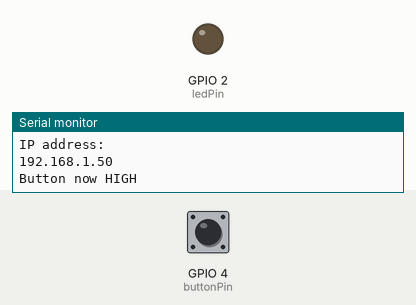
A sketch run on a simulated ESP8266 (NodeMCU). Shown: output pins drawn as LEDs (lit = HIGH), the last lines printed to the serial monitor. Inputs (shaded band) come from the test bench; at power-on: GPIO 4 (buttonPin) HIGH. WiFi joins after 1.5 s; servers stay silent unless stated; web services answer with replies made up by the test bench.

Above: at 2.8 s.
2.9 s: GPIO 4 (buttonPin) pulled LOW for 0.15 s
At 3.9 s:
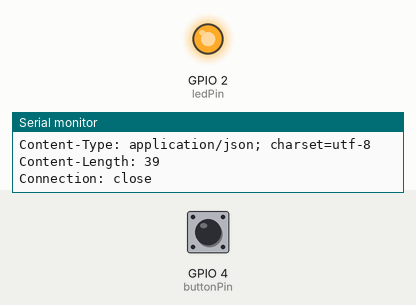
Timing chart, 0 to 5.9 s (numbered marks = the images above; inputs shaded):
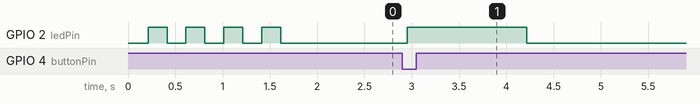

The sketch:

iftttESP8266.ino
```cpp
/*
 *  This sketch sends data via HTTP GET requests to IFTTT Maker channel service.
 *
 *  You need to  privateKey from the Maker channel on IFTTT and paste it
 *  below.
 *
 * Based on the example code for WiFi client and button debounce example from Arduno IDE
 */

#include <ESP8266WiFi.h>

void send_event(const char *event);

// constants won't change. They're used here to
// set pin numbers:

// Wifi setup
const char *ssid     = "wlan-ap";
const char *password = "3d3nw0rth1";

// IFTTT setup
const char *host = "maker.ifttt.com";
const char *privateKey = "dbjoI9cHxdnATQP701idM5";

// Hardware setup
const int buttonPin = 4;     // the number of the pushbutton pin
const int ledPin = 2;        // the number of the LED pin

// Variables will change:
int buttonState;             // the current reading from the input pin
int lastButtonState = HIGH;   // the previous reading from the input pin

// the following variables are long's because the time, measured in miliseconds,
// will quickly become a bigger number than can be stored in an int.
long lastDebounceTime = 0;  // the last time the output pin was toggled
long debounceDelay = 50;    // the debounce time; increase if the output flickers

void setup()
{
  // Set your pin modes
  pinMode(buttonPin, INPUT_PULLUP);
  pinMode(ledPin, OUTPUT);

  // Bring up the serial for a bit of debugging
  Serial.begin(115200);
  delay(10);

  // We start by connecting to a WiFi network
  Serial.println();
  Serial.println();
  Serial.print("Connecting to ");
  Serial.println(ssid);

  WiFi.mode(WIFI_STA);
  WiFi.begin(ssid, password);

  // Wait for the connection, flashing the LED while we wait
  int led = HIGH;
  while (WiFi.status() != WL_CONNECTED) {
    delay(200);
    digitalWrite(ledPin, led);
    led = !led;
  }
  digitalWrite(ledPin, LOW);

  Serial.println("");
  Serial.println("WiFi connected");
  Serial.println("IP address: ");
  Serial.println(WiFi.localIP());
}

void loop()
{
  // read the state of the switch into a local variable:
  int reading = digitalRead(buttonPin);

  // check to see if you just pressed the button
  // (i.e. the input went from LOW to HIGH),  and you've waited
  // long enough since the last press to ignore any noise:

  // If the switch changed, due to noise or pressing:
  if (reading != lastButtonState) {
    // reset the debouncing timer
    lastDebounceTime = millis();
  }

  if ((millis() - lastDebounceTime) > debounceDelay)
  {
    // whatever the reading is at, it's been there for longer
    // than the debounce delay, so take it as the actual current state:

    // if the button state has changed:
    if (reading != buttonState)
    {
      Serial.print("Button now ");
      Serial.println(HIGH == reading ? "HIGH" : "LOW");
      buttonState = reading;

      // When the button is in the LOW state (pulled high) the button
      // has been pressed so send the event.
      if (buttonState == LOW) {
        send_event("button");
      }
    }
  }

  // save the reading.  Next time through the loop,
  // it'll be the lastButtonState:
  lastButtonState = reading;
}

void send_event(const char *event)
{
  // set the LED on whle we are sending the event
  digitalWrite(ledPin, HIGH);

  Serial.print("Connecting to ");
  Serial.println(host);

  // Use WiFiClient class to create TCP connections
  WiFiClient client;
  const int httpPort = 80;
  if (!client.connect(host, httpPort)) {
    Serial.println("Connection failed");
    return;
  }

  // We now create a URI for the request
  String url = "/trigger/";
  url += event;
  url += "/with/key/";
  url += privateKey;

  Serial.print("Requesting URL: ");
  Serial.println(url);

  // This will send the request to the server
  client.print(String("GET ") + url + " HTTP/1.1\r\n" +
               "Host: " + host + "\r\n" +
               "Connection: close\r\n\r\n");

  // Read all the lines of the reply from server and print them to Serial,
  // the connection will close when the server has sent all the data.
  while(client.connected())
  {
    if(client.available())
    {
      String line = client.readStringUntil('\r');
      Serial.print(line);
    } else {
      // No data yet, wait a bit
      delay(50);
    };
  }

  // All done
  Serial.println();
  Serial.println("closing connection");

  client.stop();

  // Finished sending the message, turn off the LED
  digitalWrite(ledPin, LOW);
}
```

Measured:
- after the input at 2.9 s, GPIO 2 (ledPin): LOW → HIGH after 0.05 s, → LOW 1.3 s later
